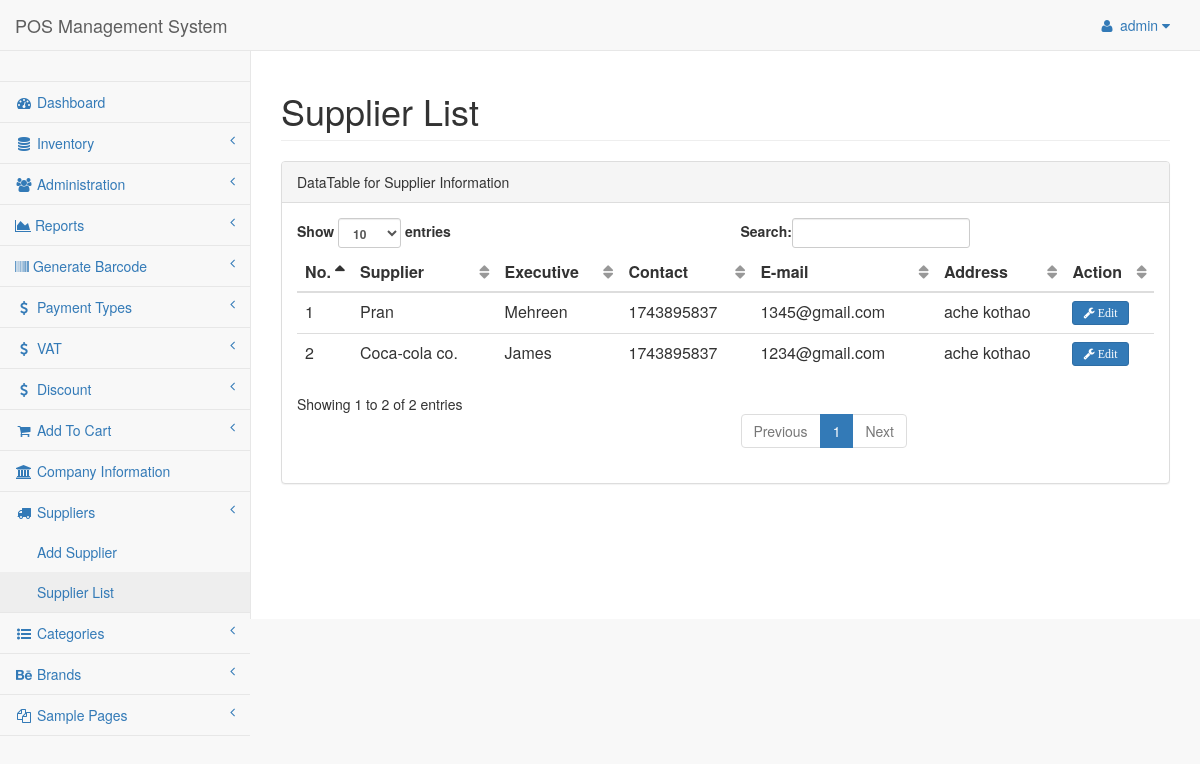
The page /admin/pages/supplierlist.php (signed in) on the database its author committed.
### tables this page shows
CREATE TABLE `tbl_supplier` (
  `suppId` int(11) NOT NULL,
  `suppName` varchar(35) NOT NULL,
  `suppAss` varchar(50) NOT NULL,
  `suppContact` int(11) NOT NULL,
  `suppMail` varchar(125) NOT NULL,
  `suppAddress` text NOT NULL
);

### class/Supplier.php (called while the page is built, shortened)
<?php
$filepath = realpath(dirname(__FILE__));
include_once ($filepath."/../lib/Database.php");
?>
<?php
class Supplier {
  private $db;
  function __construct(){
    $this->db = new Database();
  }
  public function getAllsupp() {
    $query = "SELECT * FROM tbl_supplier ORDER BY suppId DESC";
    $result = $this->db->select($query);
    return $result;
  }
}

### lib/Database.php (called while the page is built, shortened)
<?php
Class Database{
 public $host   = DB_HOST;
 public $user   = DB_USER;
 public $pass   = DB_PASS;
 public $dbname = DB_NAME;
 public $link;
private function connectDB(){
 $this->link = new mysqli($this->host, $this->user, $this->pass,
  $this->dbname);
 }
public function select($query){
  $result = $this->link->query($query) or
   die($this->link->error.__LINE__);
  if($result->num_rows > 0){
    return $result;
  } else {
    return false;
  }
 }
}

### admin/pages/supplierlist.php (the view, shortened to what this page needs)
<?php
  include "../inc/header.php";
  include "../inc/nav.php";
  include "../inc/sider.php";
?>
        <div id="page-wrapper">
            <div class="row">
                <div class="col-lg-12">
                    <h1 class="page-header">Supplier List</h1>
                </div>
            </div>
            <div class="row">
                <div class="col-lg-12">
                    <div class="panel panel-default">
                        <div class="panel-heading">
                            DataTable for Supplier Information
                        </div>
                        <div class="panel-body">
                            <div class="table-responsive">
                                <table class="table table-hover" id="dataTables-example">
                                    <thead>
                                        <tr>
                                            <th>No.</th>
                                            <th>Supplier</th>
                                            <th>Executive</th>
                                            <th>Contact</th>
                                            <th>E-mail</th>
                                            <th>Address</th>
                                            <th>Action</th>
                                        </tr>
                                    </thead>
                                    <tbody>
                                      <?php
                                        $getSupp = $sp->getAllsupp();
                                        if ($getSupp) {
                                          $i = 0;
                                          while ($result = $getSupp->fetch_assoc()) {
                                            $i++;
                                      ?>
                                          <tr>
                                              <td><?php echo $i; ?></td>
                                              <td><?php echo $result['suppName']; ?></td>
                                              <td><?php echo $result['suppAss']; ?></td>
                                              <td><?php echo $result['suppContact']; ?></td>
                                              <td><?php echo $result['suppMail']; ?></td>
                                              <td><?php echo $result['suppAddress']; ?></td>
                                              <td>
                                                <a href="supplieredit.php?supp=<?php echo $result['suppId']; ?>">
                                                  <button type="button" class="btn btn-primary btn-sm"><i class="fa fa-wrench"> Edit</i></button>
                                                </a>
                                              </td>
                                          </tr>
                                    <?php } } ?>
                                    </tbody>
                                </table>
                            </div>
                        </div>
                      </div>
                  </div>
              </div>
          </div>
      </div>
  </body>
  </html>

### rows shown on the page
tbl_supplier: suppName "Pran", suppAss "Mehreen", suppContact "1743895837", suppMail "1345@gmail.com", suppAddress "ache kothao"
tbl_supplier: suppName "Coca-cola co.", suppAss "James", suppContact "1743895837", suppMail "1234@gmail.com", suppAddress "ache kothao"

### other values the page prints
Session::get("adminName") "admin"
